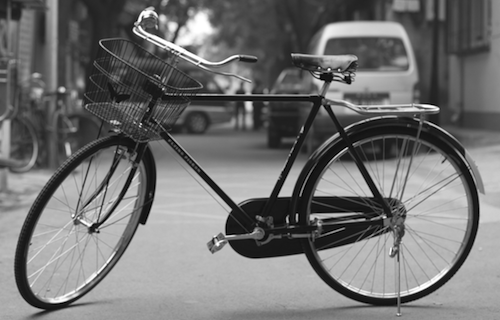
#> input picture imagens/bicycle.png, 500 x 320 px
$ jupyter execute aula2.ipynb
#> lines starting #> are read from the running program, lines starting #| are printed output that depends on the picture
[cell 1]
import cv2
import matplotlib.pyplot as plt

[cell 2]
img = cv2.imread("imagens/bicycle.png") #carregando a imagem
#> img is the input picture: shape (320, 500, 3); min 0, max 255, mean 114.2

imgGray = cv2.cvtColor(img, cv2.COLOR_BGR2GRAY) #carregando a imagem em escala cinza

[cell 3]
cv2.imshow("Imagem gray", imgGray)
cv2.waitKey(0)
cv2.destroyAllWindows()

[cell 4]
imgGray.shape
#> Out = (320, 500)

[cell 5]
hist = cv2.calcHist([imgGray], [0], None, [256], [0, 256])
#> hist = 256 values, max 2875 at index 182, min 4 at index 2, mean 625
# 256 = 0 a 255; faixa de dados das cores

[cell 6]
#Rotina para apresentar o gráfico
plt.figure()
plt.axis("off")
plt.imshow(imgGray,cmap=plt.gray())

[cell 7]
plt.figure()
plt.title("Histograma de imagem")
plt.xlabel("Bins")
plt.ylabel("N de Pixel")
plt.plot(hist)
plt.xlim([0,256])
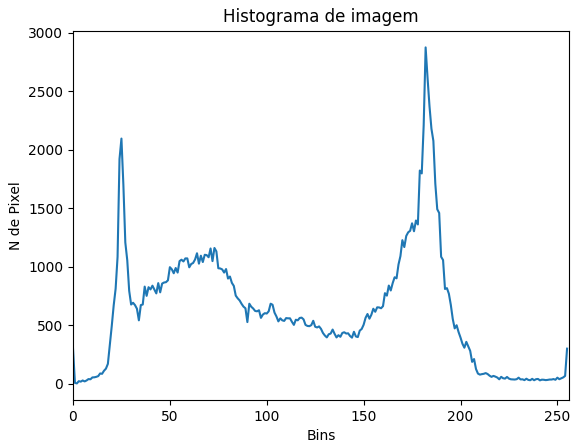
#> figure drawn by matplotlib, 1 panel; curve peaks at x = 182, y = 2875

# Criar histograma para imagens coloridas

[cell 8]
img2 = cv2.imread("imagens/fruit.png")
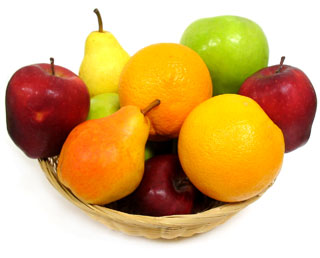
#> input picture imagens/fruit.png, 320 x 258 px
#> img2 is the input picture: shape (258, 320, 3); mean B, G, R 119.7, 178.6, 216.9
cv2.imshow("Imagem Color", img2)
cv2.waitKey(0)
cv2.destroyAllWindows()

[cell 9]
chans = cv2.split(img2)
colors = ("b", "g", "r")
plt.figure()
plt.title("histograma de cores da imagem")
plt.xlabel("Bins")
plt.ylabel("N de Pixel")

# Loop sobre os canais da imagem
for(chan, color) in zip(chans,colors):
    #Calculando o histograma
    hist = cv2.calcHist([chan], [0], None, [256], [0, 256])
    plt.plot(hist,color=color)
    plt.xlim([0,256])
#> this loop made 3 passes
#> color on passes 1 to 3: 'b', 'g', 'r'
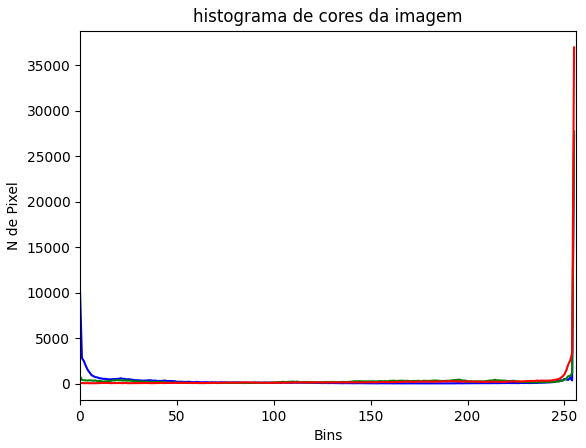
#> figure drawn by matplotlib, 1 panel; curve peaks at x = 255, y = 27273; curve peaks at x = 255, y = 27720; curve peaks at x = 255, y = 36959
